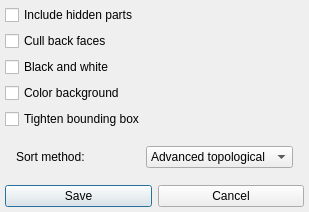
<?xml version="1.0" encoding="UTF-8"?>
<ui version="4.0">
 <class>VRenderInterface</class>
 <widget class="QDialog" name="VRenderInterface">
  <property name="geometry">
   <rect>
    <x>0</x>
    <y>0</y>
    <width>309</width>
    <height>211</height>
   </rect>
  </property>
  <property name="windowTitle">
   <string>Vectorial rendering options</string>
  </property>
  <layout class="QVBoxLayout">
   <property name="leftMargin">
    <number>5</number>
   </property>
   <property name="topMargin">
    <number>5</number>
   </property>
   <property name="rightMargin">
    <number>5</number>
   </property>
   <property name="bottomMargin">
    <number>5</number>
   </property>
   <item>
    <widget class="QCheckBox" name="includeHidden">
     <property name="toolTip">
      <string>Hidden polygons are also included in the output (usually twice bigger)</string>
     </property>
     <property name="text">
      <string>Include hidden parts</string>
     </property>
    </widget>
   </item>
   <item>
    <widget class="QCheckBox" name="cullBackFaces">
     <property name="toolTip">
      <string>Back faces (non clockwise point ordering) are removed from the output</string>
     </property>
     <property name="text">
      <string>Cull back faces</string>
     </property>
    </widget>
   </item>
   <item>
    <widget class="QCheckBox" name="blackAndWhite">
     <property name="toolTip">
      <string>Black and white rendering</string>
     </property>
     <property name="text">
      <string>Black and white</string>
     </property>
    </widget>
   </item>
   <item>
    <widget class="QCheckBox" name="colorBackground">
     <property name="toolTip">
      <string>Use current background color instead of white</string>
     </property>
     <property name="text">
      <string>Color background</string>
     </property>
    </widget>
   </item>
   <item>
    <widget class="QCheckBox" name="tightenBBox">
     <property name="toolTip">
      <string>Fit output bounding box to current display</string>
     </property>
     <property name="text">
      <string>Tighten bounding box</string>
     </property>
    </widget>
   </item>
   <item>
    <layout class="QHBoxLayout">
     <property name="leftMargin">
      <number>11</number>
     </property>
     <property name="topMargin">
      <number>11</number>
     </property>
     <property name="rightMargin">
      <number>11</number>
     </property>
     <property name="bottomMargin">
      <number>11</number>
     </property>
     <item>
      <widget class="QLabel" name="sortLabel">
       <property name="toolTip">
        <string>Polygon depth sorting method</string>
       </property>
       <property name="text">
        <string>Sort method:</string>
       </property>
      </widget>
     </item>
     <item>
      <widget class="QComboBox" name="sortMethod">
       <property name="toolTip">
        <string>Polygon depth sorting method</string>
       </property>
       <property name="currentIndex">
        <number>3</number>
       </property>
       <item>
        <property name="text">
         <string>No sorting</string>
        </property>
       </item>
       <item>
        <property name="text">
         <string>BSP</string>
        </property>
       </item>
       <item>
        <property name="text">
         <string>Topological</string>
        </property>
       </item>
       <item>
        <property name="text">
         <string>Advanced topological</string>
        </property>
       </item>
      </widget>
     </item>
    </layout>
   </item>
   <item>
    <spacer>
     <property name="orientation">
      <enum>Qt::Vertical</enum>
     </property>
     <property name="sizeType">
      <enum>QSizePolicy::Expanding</enum>
     </property>
     <property name="sizeHint" stdset="0">
      <size>
       <width>31</width>
       <height>41</height>
      </size>
     </property>
    </spacer>
   </item>
   <item>
    <layout class="QHBoxLayout">
     <item>
      <widget class="QPushButton" name="SaveButton">
       <property name="text">
        <string>Save</string>
       </property>
      </widget>
     </item>
     <item>
      <widget class="QPushButton" name="CancelButton">
       <property name="text">
        <string>Cancel</string>
       </property>
      </widget>
     </item>
    </layout>
   </item>
  </layout>
 </widget>
 <layoutdefault spacing="6" margin="11"/>
 <tabstops>
  <tabstop>SaveButton</tabstop>
  <tabstop>CancelButton</tabstop>
  <tabstop>includeHidden</tabstop>
  <tabstop>cullBackFaces</tabstop>
  <tabstop>blackAndWhite</tabstop>
  <tabstop>colorBackground</tabstop>
  <tabstop>tightenBBox</tabstop>
  <tabstop>sortMethod</tabstop>
 </tabstops>
 <resources/>
 <connections>
  <connection>
   <sender>SaveButton</sender>
   <signal>released()</signal>
   <receiver>VRenderInterface</receiver>
   <slot>accept()</slot>
   <hints>
    <hint type="sourcelabel">
     <x>16</x>
     <y>210</y>
    </hint>
    <hint type="destinationlabel">
     <x>35</x>
     <y>176</y>
    </hint>
   </hints>
  </connection>
  <connection>
   <sender>CancelButton</sender>
   <signal>released()</signal>
   <receiver>VRenderInterface</receiver>
   <slot>reject()</slot>
   <hints>
    <hint type="sourcelabel">
     <x>225</x>
     <y>198</y>
    </hint>
    <hint type="destinationlabel">
     <x>211</x>
     <y>180</y>
    </hint>
   </hints>
  </connection>
 </connections>
</ui>
